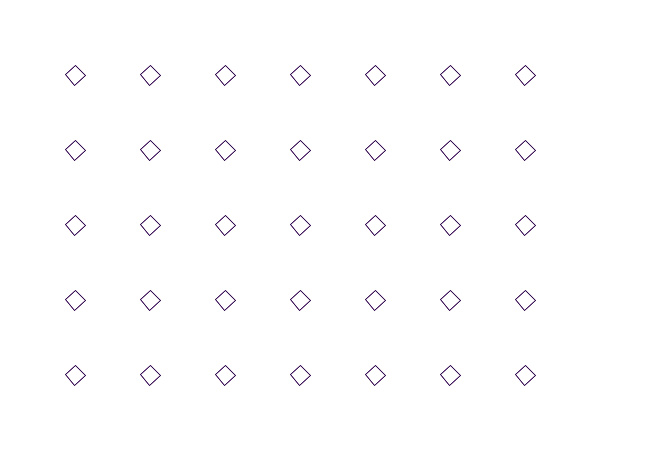
Frame 1 (no input)
Frame 60 (the mouse pressed at the canvas centre just before this capture): identical to frame 1, image omitted
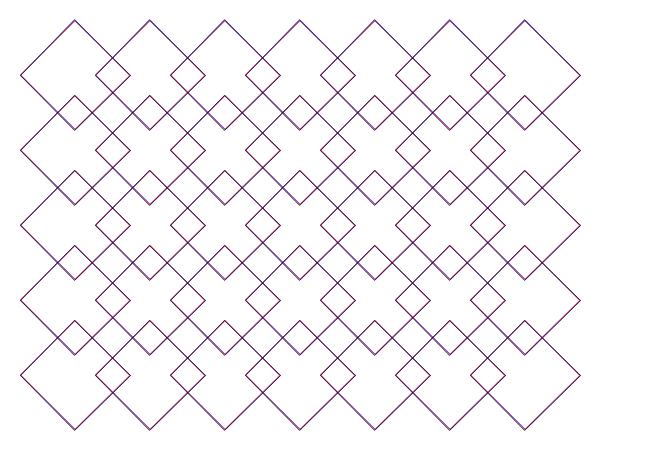
Frame 120 (the mouse held since frame 60 and released just before this capture)

The Processing sketch that drew these frames (run headless with seeded random() and noise(); from frame 60 on, the mouse is pressed at the canvas centre):

// Processing sketch: b_AlhambraSimple
// ── b_AlhambraSimple.pde
/* 
 --------------------------
 ** PLEASE READ INFO TAB **
 --------------------------
 
 */

/////////////////////////// GLOBALS ////////////////////////////

int numberOfSides;
int xInterval, yInterval;
float thickness;
int seed;

/////////////////////////// SETUP ////////////////////////////

void setup() {
  size(650, 450);
  background(255);
  smooth();
  noFill();
  strokeCap( SQUARE );
  numberOfSides = 4;
  xInterval = 75;
  yInterval = 75;
  thickness = 0.5;
  seed = (int)random(10000);
}

/////////////////////////// DRAW ////////////////////////////
void draw() {
  background(255);
  randomSeed(seed);

  float polySize = (int)map(mouseX, 0, width, 10, 100);
  float my = map(mouseY, 0, height, 0, TWO_PI);

  strokeWeight( abs(thickness) );

  for (int y = 75; y < height-50; y += yInterval) {       
    for (int x = 75; x < width-50; x += xInterval) {        
      pushMatrix();
      translate(x, y);
      rotate(my);
      polygon(0, 0, numberOfSides, polySize,color(255, 0, 0));
      popMatrix();

      pushMatrix();
      translate(x, y);
      rotate(-my);
      polygon(0, 0, numberOfSides, polySize, color(0, 0, 255));
      popMatrix();
      
      pushMatrix();
      translate(x, y);
      rotate(-my*0.5);
      polygon(0, 0, numberOfSides, polySize, color(0, 0, 0));
      popMatrix();
    }
  }
}

/////////////////////////// FUNCTIONS ////////////////////////////

// Function that draws a regular polygon
void polygon(float x, float y, int numberOfSides, float sizes, color c) {

  float radius = sizes;
  float angle = TWO_PI/numberOfSides;
  stroke(c);
  beginShape();
  pushMatrix();
  translate(x, y);
  for (int i = 0; i<numberOfSides; i++) {

    x = cos(angle*i) * radius;
    y = sin(angle*i) * radius;

    vertex(x, y);
  }
  endShape(CLOSE);
  popMatrix();
}

// ── KEYS.pde
/*

NOTE : We can add new TABS and organise our code in a more readable manner
*/


// SOME KEY INTERACTIONS THAT ENABLE US TO CHANGE OUR VARIABLES
// AND THEREFORE CHANGE OUR VISUAL IN REAL TIME

void keyPressed() {
  
  if(key == 'r') {
   seed = (int)random(10000);
   println(seed);
  }
  
  // Increase the size of our cirlces
  if (key == '+') {
    numberOfSides += 2;
  }
  
  // Decrease the size of our cirlces
  if (key == '-') {
    numberOfSides -= 2;
  }

  // Increase the y interval of our grid
  if (keyCode == UP) {
    yInterval += 2;
  }

  // Decrease the y interval of our grid
  if (keyCode == DOWN) {
    yInterval -= 2;
  }

  // Increase the x interval of our grid
  if (keyCode == RIGHT) {
    xInterval += 2;
  }
  
   // Decrease the x interval of our grid
  if (keyCode == LEFT) {
    xInterval -= 2;
  }
  
  // Increase the thickness
  if (key == 'w') {
    thickness += 0.5;
  }
  
   // Decrease the x thickness
  if (key == 'x') {
    thickness -= 0.5;
  }
}
